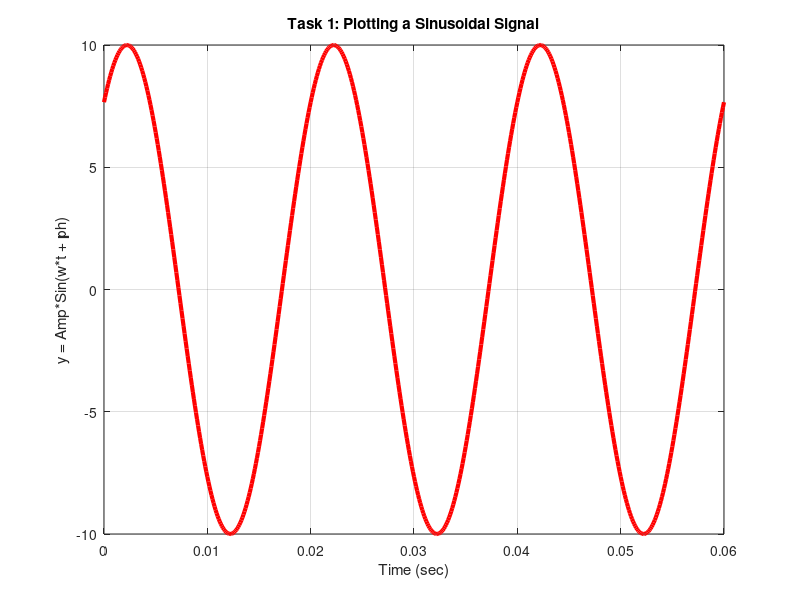
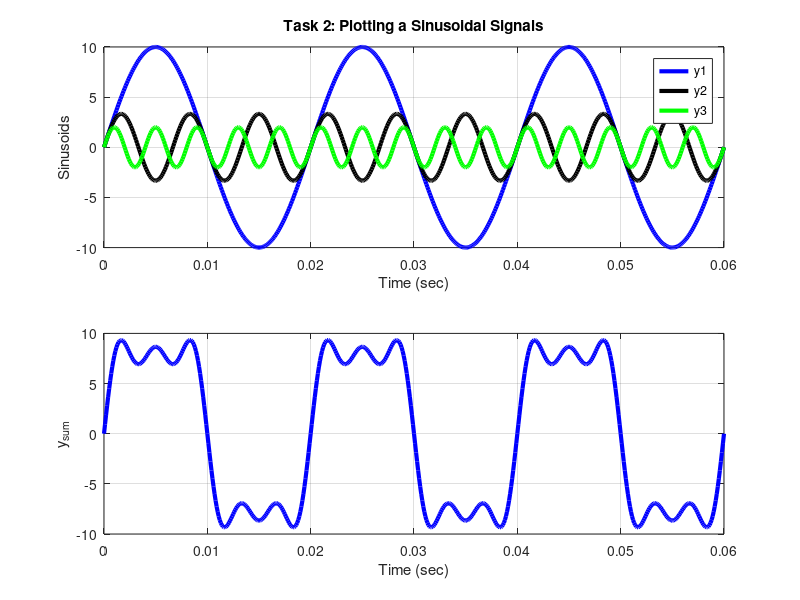
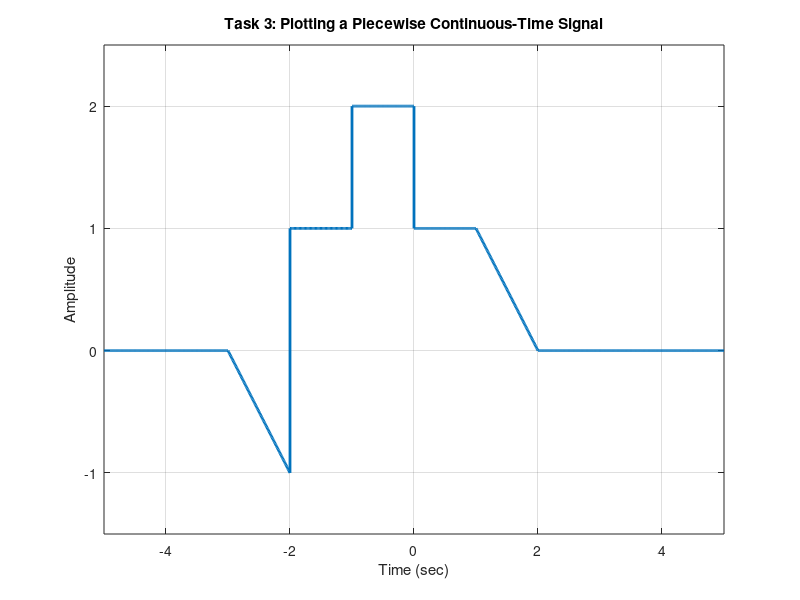
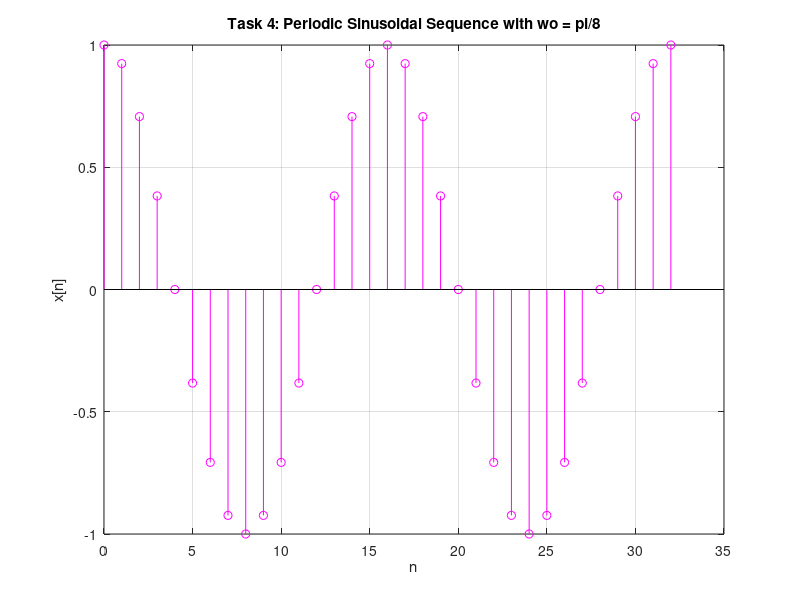

Recreate these plots in MATLAB, in order.
clear
close all
clc

%% Task 1: Plotting a CT Sinusoid

amp = 10;           % Amplitude in Volts
freq = 50;          % Frequency in Hz
phase = 50;         % Phase in Degrees
NN = 3;             % No. of cycles of signal

deg2rad = pi/180;   % Converting Degrees to Rad

time = 0:0.0001:NN/freq;     % Time Vector 

y = amp*sin(2*pi*freq*time + phase*deg2rad); % Signal to Plot

figure                  % Open new Figure
plot(time,y,'r','linewidth',3)  % Plotting the Signal
grid on                 % Turn-on the Grid
xlabel('Time (sec)')    
ylabel('y = Amp*Sin(w*t + ph)')
title('Task 1: Plotting a Sinusoidal Signal')

%% Task 2: Plotting a Composite CT Sinusoid


amp_1 = 10;
freq_1 = 50;
phase_1 = 0;

amp_2 = 10/3;
freq_2 = 3*50;
phase_2 = 0;

amp_3 = 10/5;
freq_3 = 5*50;
phase_3 = 0;

deg2rad = pi/180;

time = 0:0.0001:3/freq_1;

y1 = amp_1*sin(2*pi*freq_1*time + phase_1*deg2rad);     % 1st term in the signal
y2 = amp_2*sin(2*pi*freq_2*time + phase_2*deg2rad);     % 2nd term in the signal
y3 = amp_3*sin(2*pi*freq_3*time + phase_3*deg2rad);     % 3rd term in the signal

y_sum = y1+y2+y3;       % Composite signal

figure

subplot(2,1,1)
plot(time,y1,'b','linewidth',3)
grid on
hold on
plot(time,y2,'k','linewidth',3)
plot(time,y3,'g','linewidth',3)
hold off
legend('y1','y2','y3')
xlabel('Time (sec)')
ylabel('Sinusoids')
title('Task 2: Plotting a Sinusoidal Signals')

subplot(2,1,2)
plot(time,y_sum,'b','linewidth',3)
grid on
xlabel('Time (sec)')
ylabel('y_s_u_m')

%% Task 3: Plotting a CT Piecewise Signal

% First defining vectors for individual sigments

t1=-5:0.01:-3;          % Time vector for 1st sigment
x1=zeros(size(t1));     % Signal vector for 1st sigment
 
t2=-3:0.01:-2;          % Time vector for 2nd sigment
x2=-t2-3;               % Signal vector for 2nd sigment
 
t3=-2:0.02:-1;          % Time vector for 3rd sigment
x3=ones(size(t3));      % Signal vector for 3rd sigment
 
t4=-1:0.01:0;           % Time vector for 4th sigment
x4=2*ones(size(t4));    % Signal vector for 4th sigment
 
t5=0:0.01:1;            % Time vector for 5th sigment
x5=ones(size(t5));      % Signal vector for 5th sigment
 
t6=1:0.01:2;            % Time vector for 6th sigment
x6=-t6+2;               % Signal vector for 6th sigment
 
t7=2:0.01:5;            % Time vector for 7th sigment
x7=zeros(size(t7));     % Signal vector for 7th sigment
 
% Combining all the segments to make a piecewise CT Signal,
x=[x1 x2 x3 x4 x5 x6 x7];
t=[t1 t2 t3 t4 t5 t6 t7];
 
% Plotting piece-wise signal
figure
plot(t,x,'linewidth',2)
grid on
xlabel('Time (sec)')
ylabel('Amplitude')
title('Task 3: Plotting a Piecewise Continuous-Time Signal')
axis([-5 +5 -1.5 +2.5])

%% Task 4: Plottinng a Periodic DT Sinusoid

n = 0:32;       % Index vector

x7 = cos((pi/8)*n);     % Discrete-Time Signal

figure
stem(n,x7,'m')
grid on
xlabel('n')
ylabel('x[n]')
title('Task 4: Periodic Sinusoidal Sequence with wo = pi/8')

%% Task 5: Plotting a Composite DT Signal

n = 0:100;

x_1 = cos((3*pi/8)*n);            % 1st term in the signal
x_2 = cos((pi/6)*n);              % 2nd term in the signal
x_3 = cos((pi/4)*n);              % 3rd term in the signal

x_4 = x_1+x_2+x_3;     % Composite Discrete-Time Signal

figure

subplot(4,1,1)
stem(n,x_1)
grid on
xlabel('n')
ylabel('x_1[n]')
title('Task 5: Periodic Sinusoidal Sequences with wo = 3*pi/8, pi/6 and pi/4')

subplot(4,1,2)
stem(n,x_2)
grid on
xlabel('n')
ylabel('x_2[n]')

subplot(4,1,3)
stem(n,x_3)
grid on
xlabel('n')
ylabel('x_3[n]')

subplot(4,1,4)
stem(n,x_4)
grid on
xlabel('n')
ylabel('x_s_u_m[n]')
